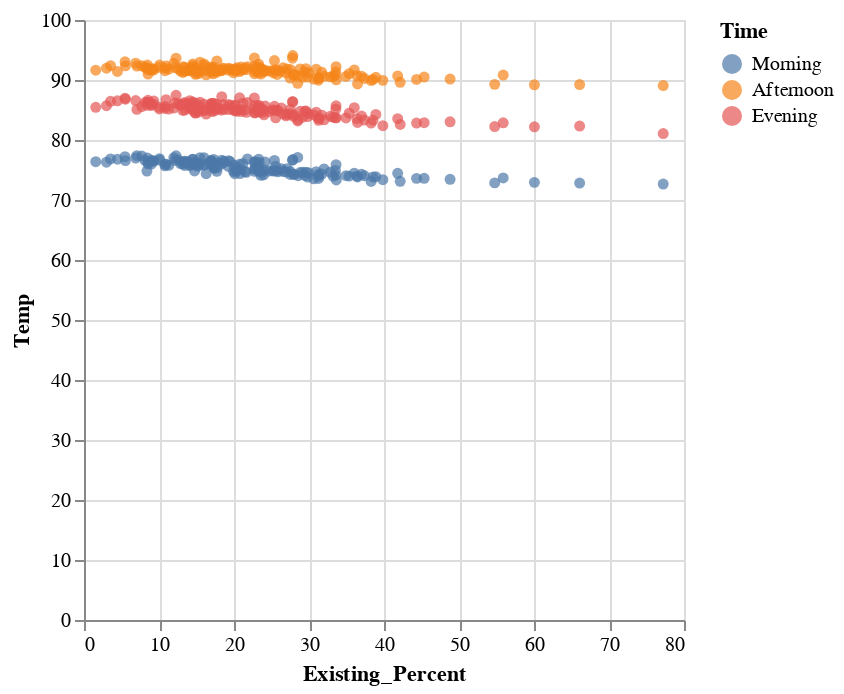

Notebook code for this chart:
### Code cell
scatter

### Figure 1 — Vega-Lite specification as saved in the notebook (floating-point values rounded to 4 significant figures; data arrays with more than 128 entries replaced by an {"elided": "..."} marker saying what was removed)
{"config": {"view": {"continuousWidth": 300, "continuousHeight": 300}}, "data": {"name": "data-f5a5b1adb9bb62c416eeaebe324b8500"}, "mark": {"type": "point", "filled": true}, "encoding": {"color": {"field": "Time", "scale": {"domain": ["Morning", "Afternoon", "Evening"]}, "type": "nominal"}, "x": {"field": "Existing_Percent", "type": "quantitative"}, "y": {"field": "Temp", "type": "quantitative"}}, "params": [{"name": "param_31", "select": {"type": "point", "fields": ["Time"]}, "bind": {"input": "radio", "options": ["Morning", "Afternoon", "Evening", null], "labels": ["Morning ", "Afternoon ", "Evening ", "All"], "name": "Time: "}}], "transform": [{"filter": {"param": "param_31"}}], "$schema": "https://vega.github.io/schema/vega-lite/v5.8.0.json", "datasets": {"data-f5a5b1adb9bb62c416eeaebe324b8500": {"elided": "480 records"}}}
